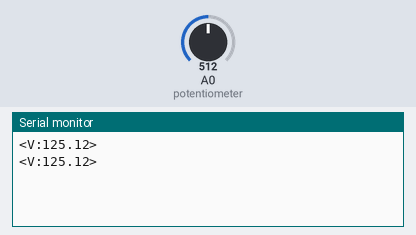
A sketch run on a simulated Arduino Uno, built with avr-gcc and run on an emulated ATmega328P. Parts: the last lines printed to the serial monitor. The test bench sets the inputs (shaded band); at power-on: A0 (potentiometer) = 512.

Above: at 1.8 s.
1.9 s: A0 (potentiometer) set to 716
At 2.8 s:
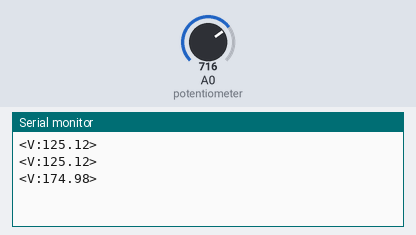
3.4 s: A0 (potentiometer) set to 900
At 4.4 s:
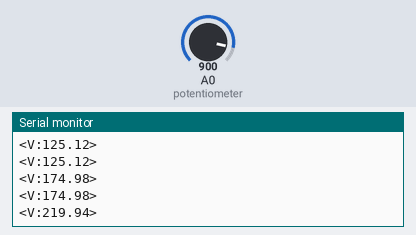
Timing chart, 0 to 6.4 s (numbered marks = the images above; inputs shaded):
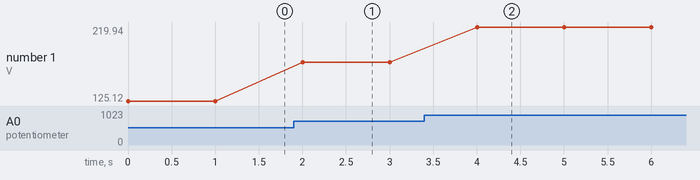

Measured:
- after the input at 1.9 s, the serial monitor: prints a new line after 0.10 s (image 1)
- after the input at 3.4 s, the serial monitor: prints a new line after 0.60 s (image 2)
- plotted number 1: 125.12 → 174.98 after the input at 1.9 s, 174.98 → 219.94 after the input at 3.4 s

The sketch:

Node1_Transmitter.ino
```cpp
// -------- NODE 1 : TRANSMITTER --------

void setup() {
  Serial.begin(9600);   // Start serial communication
}

void loop() {

  int sensorValue = analogRead(A0);     // Read potentiometer
  float voltage = sensorValue * (5.0 / 1023.0) * 50.0;
  // Scale factor 50 simulates 0–250V range

  // Send structured packet
  Serial.print("<V:");
  Serial.print(voltage);
  Serial.println(">");

  delay(1000);   // Send every 1 second
}
```
